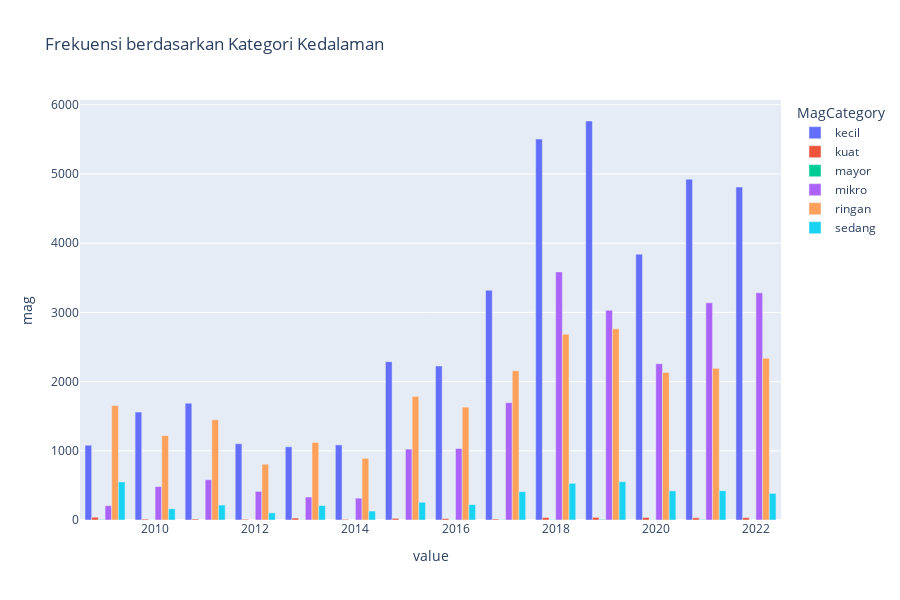

Write notebook code for a chart like this one.
### Code cell
px.bar((df.groupby(by=['year','MagCategory'], as_index=False, sort=True).count()),
       y = 'mag', x = ['year','MagCategory'],
       color= 'MagCategory', height=600,
       labels={'tgl': 'Frekuensi', 'DepthCategory': 'Kategori Kedalaman'},
       title='Frekuensi berdasarkan Kategori Kedalaman',
       barmode='group'
)

### Figure 1 — Plotly figure (JSON) as saved in the notebook; plotly's stock layout.template omitted (floating-point values rounded to 4 significant figures)
{"data": [{"alignmentgroup": "True", "hovertemplate": "MagCategory=kecil<br>value=%{x}<br>mag=%{y}<extra></extra>", "legendgroup": "kecil", "marker": {"color": "#636efa", "pattern": {"shape": ""}}, "name": "kecil", "offsetgroup": "kecil", "orientation": "v", "showlegend": true, "textposition": "auto", "type": "bar", "x": [2009, 2010, 2011, 2012, 2013, 2014, 2015, 2016, 2017, 2018, 2019, 2020, 2021, 2022], "xaxis": "x", "y": [1080, 1560, 1687, 1102, 1058, 1085, 2288, 2225, 3319, 5504, 5765, 3841, 4924, 4811], "yaxis": "y"}, {"alignmentgroup": "True", "hovertemplate": "MagCategory=kuat<br>value=%{x}<br>mag=%{y}<extra></extra>", "legendgroup": "kuat", "marker": {"color": "#EF553B", "pattern": {"shape": ""}}, "name": "kuat", "offsetgroup": "kuat", "orientation": "v", "showlegend": true, "textposition": "auto", "type": "bar", "x": [2009, 2010, 2011, 2012, 2013, 2014, 2015, 2016, 2017, 2018, 2019, 2020, 2021, 2022], "xaxis": "x", "y": [40, 13, 14, 11, 28, 10, 24, 21, 14, 37, 38, 37, 32, 34], "yaxis": "y"}, {"alignmentgroup": "True", "hovertemplate": "MagCategory=mayor<br>value=%{x}<br>mag=%{y}<extra></extra>", "legendgroup": "mayor", "marker": {"color": "#00cc96", "pattern": {"shape": ""}}, "name": "mayor", "offsetgroup": "mayor", "orientation": "v", "showlegend": true, "textposition": "auto", "type": "bar", "x": [2009, 2010, 2013, 2016, 2017, 2018, 2019, 2020, 2021], "xaxis": "x", "y": [6, 1, 2, 2, 4, 4, 8, 2, 6], "yaxis": "y"}, {"alignmentgroup": "True", "hovertemplate": "MagCategory=mikro<br>value=%{x}<br>mag=%{y}<extra></extra>", "legendgroup": "mikro", "marker": {"color": "#ab63fa", "pattern": {"shape": ""}}, "name": "mikro", "offsetgroup": "mikro", "orientation": "v", "showlegend": true, "textposition": "auto", "type": "bar", "x": [2009, 2010, 2011, 2012, 2013, 2014, 2015, 2016, 2017, 2018, 2019, 2020, 2021, 2022], "xaxis": "x", "y": [206, 483, 582, 413, 332, 316, 1024, 1033, 1695, 3585, 3029, 2258, 3138, 3282], "yaxis": "y"}, {"alignmentgroup": "True", "hovertemplate": "MagCategory=ringan<br>value=%{x}<br>mag=%{y}<extra></extra>", "legendgroup": "ringan", "marker": {"color": "#FFA15A", "pattern": {"shape": ""}}, "name": "ringan", "offsetgroup": "ringan", "orientation": "v", "showlegend": true, "textposition": "auto", "type": "bar", "x": [2009, 2010, 2011, 2012, 2013, 2014, 2015, 2016, 2017, 2018, 2019, 2020, 2021, 2022], "xaxis": "x", "y": [1652, 1218, 1449, 806, 1120, 890, 1786, 1631, 2156, 2685, 2762, 2131, 2191, 2338], "yaxis": "y"}, {"alignmentgroup": "True", "hovertemplate": "MagCategory=sedang<br>value=%{x}<br>mag=%{y}<extra></extra>", "legendgroup": "sedang", "marker": {"color": "#19d3f3", "pattern": {"shape": ""}}, "name": "sedang", "offsetgroup": "sedang", "orientation": "v", "showlegend": true, "textposition": "auto", "type": "bar", "x": [2009, 2010, 2011, 2012, 2013, 2014, 2015, 2016, 2017, 2018, 2019, 2020, 2021, 2022], "xaxis": "x", "y": [550, 162, 216, 103, 209, 129, 256, 222, 409, 530, 553, 421, 423, 384], "yaxis": "y"}], "layout": {"barmode": "group", "height": 600, "legend": {"title": {"text": "MagCategory"}, "tracegroupgap": 0}, "title": {"text": "Frekuensi berdasarkan Kategori Kedalaman"}, "xaxis": {"anchor": "y", "domain": [0, 1], "title": {"text": "value"}}, "yaxis": {"anchor": "x", "domain": [0, 1], "title": {"text": "mag"}}}}
